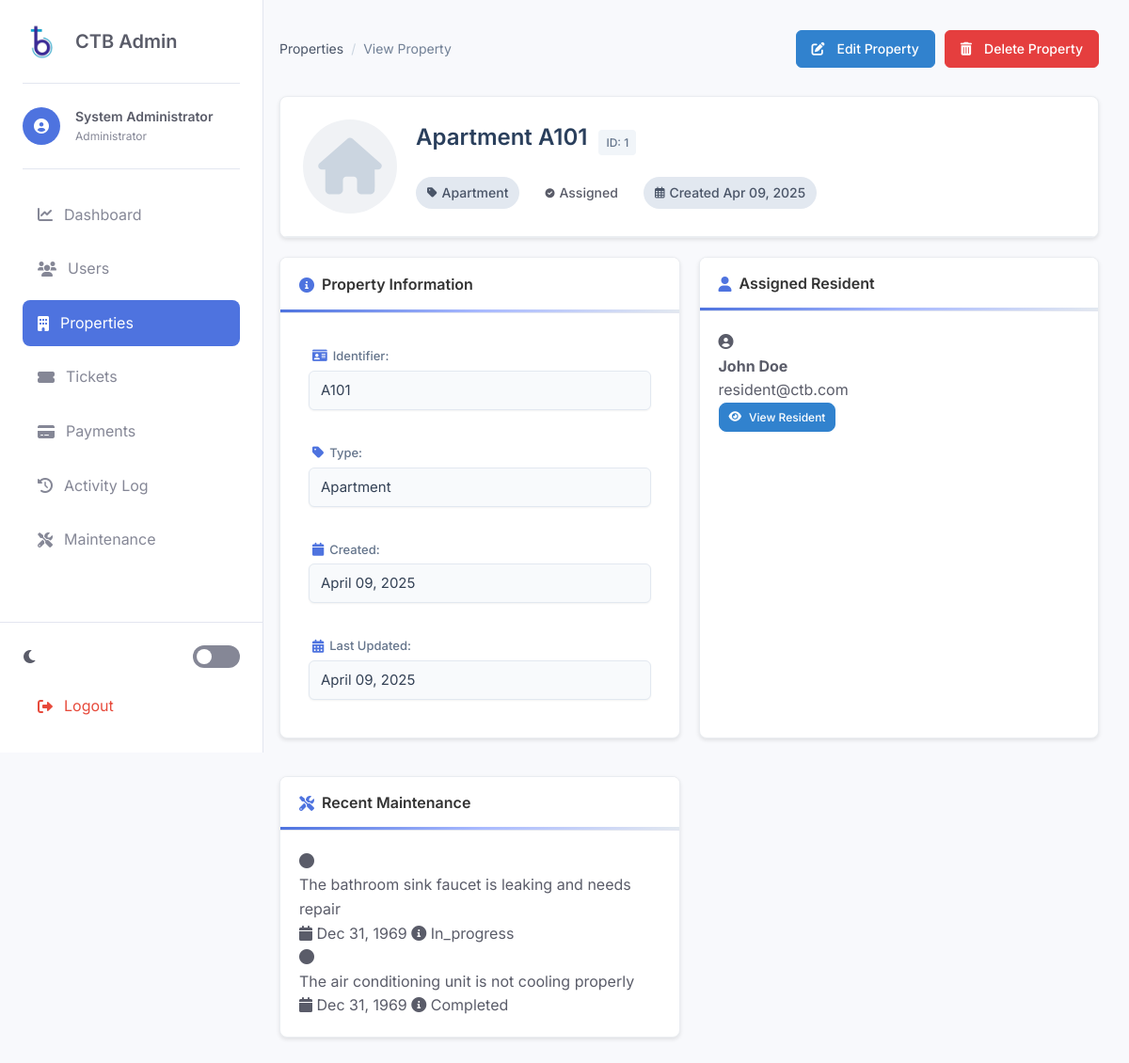
Page /admin/view-property.php?id=1 (signed in) on the earlier database version.
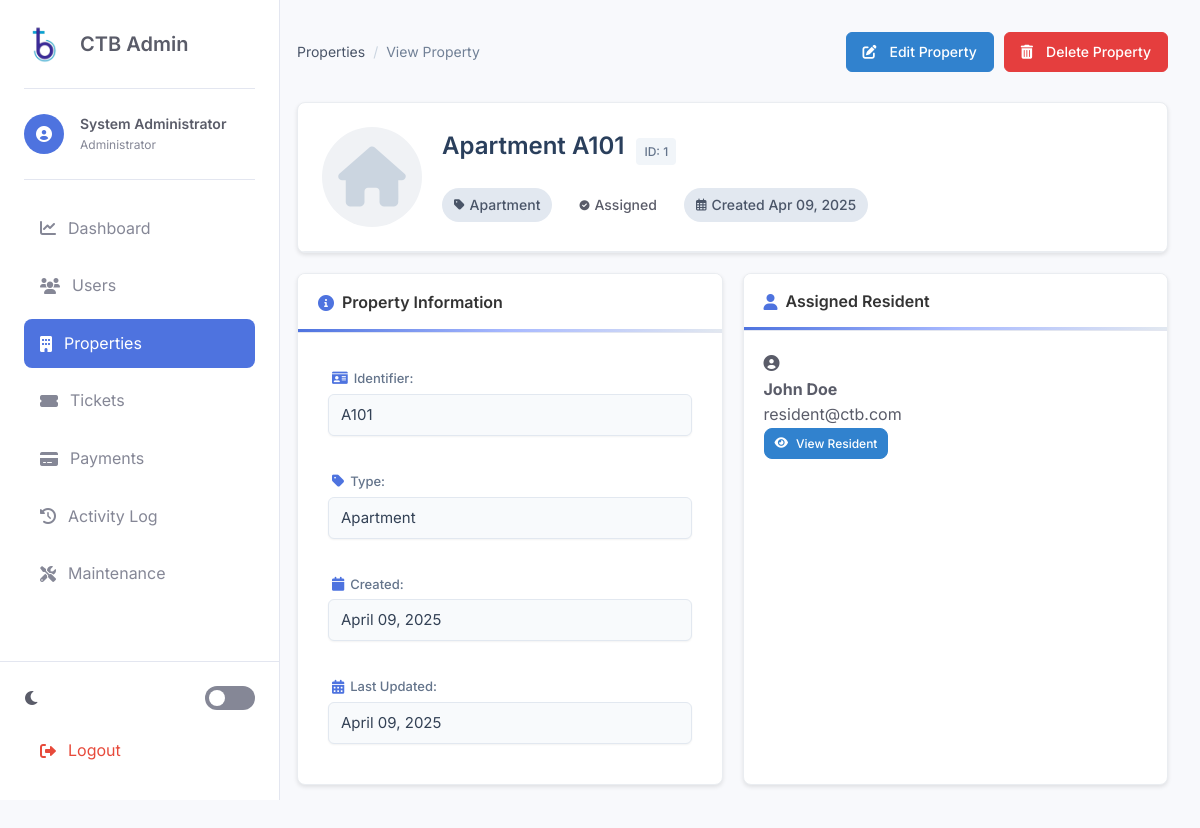
Same page on the later database version.
### tables this page shows
CREATE TABLE maintenance_logs (
    id INT AUTO_INCREMENT PRIMARY KEY,
    description TEXT NOT NULL,
    status ENUM('reported', 'in_progress', 'completed', 'cancelled') DEFAULT 'reported',
    date DATE NOT NULL,
    created_at TIMESTAMP DEFAULT CURRENT_TIMESTAMP,
    updated_at TIMESTAMP DEFAULT CURRENT_TIMESTAMP ON UPDATE CURRENT_TIMESTAMP
);

### admin/view-property.php (the view, shortened to what the changed rows need)
<?php
$property_id = (int)$_GET['id'];
$property = null;
$maintenance_logs = [];
try {
    $db = new PDO("mysql:host=" . DB_HOST . ";dbname=" . DB_NAME, DB_USER, DB_PASS);
    $db->setAttribute(PDO::ATTR_ERRMODE, PDO::ERRMODE_EXCEPTION);
    $stmt = $db->prepare("SELECT p.*, u.name as resident_name, u.id as resident_id, u.email as resident_email
                        FROM properties p
                        LEFT JOIN users u ON p.user_id = u.id
                        WHERE p.id = :id");
    $stmt->bindParam(':id', $property_id, PDO::PARAM_INT);
    $stmt->execute();
    $property = $stmt->fetch(PDO::FETCH_ASSOC);
    try {
        $check_stmt = $db->prepare("SHOW COLUMNS FROM maintenance_logs LIKE 'property_id'");
        $check_stmt->execute();
        $hasPropertyIdColumn = $check_stmt->rowCount() > 0;
        if ($hasPropertyIdColumn) {
            $maint_stmt = $db->prepare("SELECT * FROM maintenance_logs
                                    WHERE property_id = :property_id
                                    ORDER BY created_at DESC LIMIT 10");
            $maint_stmt->bindParam(':property_id', $property_id, PDO::PARAM_INT);
            $maint_stmt->execute();
            $maintenance_logs = $maint_stmt->fetchAll(PDO::FETCH_ASSOC);
        } else {
            $maintenance_logs = [];
        }
    } catch (PDOException $e) {
        $maintenance_logs = [];
    }
} catch (PDOException $e) {
    $_SESSION['error'] = "Database error: " . $e->getMessage();
    header("Location: properties.php");
    exit();
}
?>
<!DOCTYPE html>
<html lang="en">
<head>
    <link rel="stylesheet" href="https://cdnjs.cloudflare.com/ajax/libs/font-awesome/6.0.0/css/all.min.css">
    <link rel="stylesheet" href="css/admin-style.css">
</head>
<body>
    <div class="admin-container">
        <aside class="sidebar">
            <div class="sidebar-header">
                <h2>CTB Admin</h2>
            </div>
        </aside>
        <main class="main-content">
            <div class="content-wrapper">
                <div class="profile-header card">
                    <div class="profile-header-content">
                        <div class="profile-details">
                            <div class="profile-name-wrapper">
                                <h2><?php echo ucfirst(htmlspecialchars($property['type'])); ?> <?php echo htmlspecialchars($property['identifier']); ?></h2>
                            </div>
                        </div>
                    </div>
                </div>
                <div class="card-grid">
                    <?php if (!empty($maintenance_logs)): ?>
                    <div class="card maintenance-card">
                        <div class="card-header">
                            <h3><i class="fas fa-tools"></i> Recent Maintenance</h3>
                        </div>
                        <div class="card-body">
                            <div class="maintenance-list">
                                <?php foreach ($maintenance_logs as $log): ?>
                                    <div class="maintenance-item">
                                        <div class="maintenance-status <?php echo $log['status']; ?>">
                                            <i class="fas fa-circle"></i>
                                        </div>
                                        <div class="maintenance-details">
                                            <div class="maintenance-title"><?php echo htmlspecialchars($log['description']); ?></div>
                                            <div class="maintenance-meta">
                                                <span><i class="fas fa-calendar"></i> <?php echo date('M d, Y', strtotime($log['date'])); ?></span>
                                                <span><i class="fas fa-info-circle"></i> <?php echo ucfirst(htmlspecialchars($log['status'])); ?></span>
                                            </div>
                                        </div>
                                    </div>
                                <?php endforeach; ?>
                            </div>
                        </div>
                    </div>
                    <?php endif; ?>
                </div>
            </div>
        </main>
    </div>
</body>
</html>

Differences in the rows shown:
no longer on this page (row edited): maintenance_logs: description "The bathroom sink faucet is leaking and needs repair", date "Dec 31, 1969", status "In_progress"
no longer on this page (row edited): maintenance_logs: description "The air conditioning unit is not cooling properly", date "Dec 31, 1969", status "Completed"
Other differences:
text no longer shown: "Recent Maintenance"
